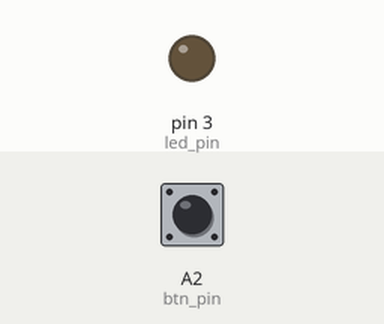
A sketch run on a simulated Arduino Uno, built with avr-gcc and run on an emulated ATmega328P. Shown: output pins drawn as LEDs (lit = HIGH). Inputs (shaded band) come from the test bench; at power-on: A2 (btn_pin) HIGH.

Above: at 1.2 s.
1.3 s: A2 (btn_pin) pulsed LOW 2 times (0.12 s each, 0.3 s apart)
At 3.28 s:
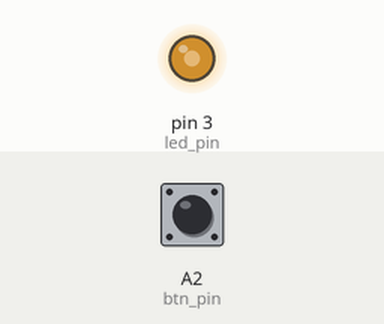
4.3 s: A2 (btn_pin) pulled LOW for 0.15 s
At 4.3 s:
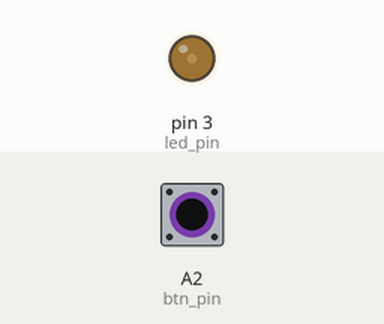
7.4 s: A2 (btn_pin) pulled LOW for 1 s
At 9.06 s:
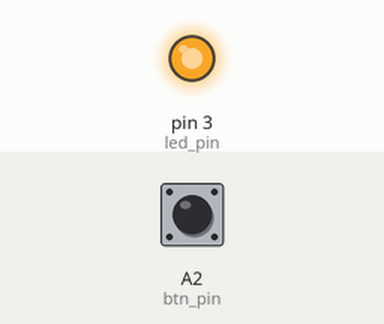
Timing chart, 0 to 12.8 s (numbered marks = the images above; inputs shaded):
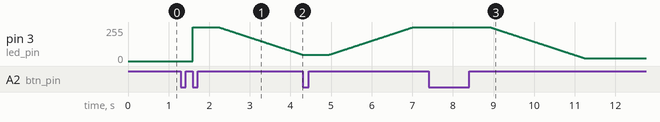

The sketch:

ledbutton.ino
```cpp
#define led_pin 3
#define btn_pin A2

bool led_state = false;
int currentValue, prevValue;
int power = 255;
bool go_fotward = false;

void setup(){
  pinMode(led_pin, OUTPUT);
  pinMode(btn_pin, INPUT);
  Serial.begin(9600);
}

void loop(){
  currentValue = digitalRead(btn_pin);
  if (currentValue != prevValue){
    delay(10);
    currentValue = digitalRead(btn_pin);
    long pressed = millis();
    while (digitalRead(btn_pin)){
      if (millis() - pressed >= 500 && led_state){
        while (digitalRead(btn_pin)){
          if (go_fotward){
            power = min(power + 1, 255);
          }
          else{
            power = max(power - 1, 20);
          }
          analogWrite(led_pin, power);
          delay(10);
        }
        go_fotward = !go_fotward;
      }
      delay(10);
    }
    if (millis() - pressed < 500){
      if (currentValue){
          led_state = !led_state;
      }
      if (led_state){
        analogWrite(led_pin, power);
      }
      else{
        analogWrite(led_pin, 0);
      }
    }
  }
  prevValue = currentValue;
}
```

Measured:
- after the input at 7.4 s, pin 3 (led_pin): moves from 255/255 to 20/255 over 2.3 s, starting after 1.5 s
